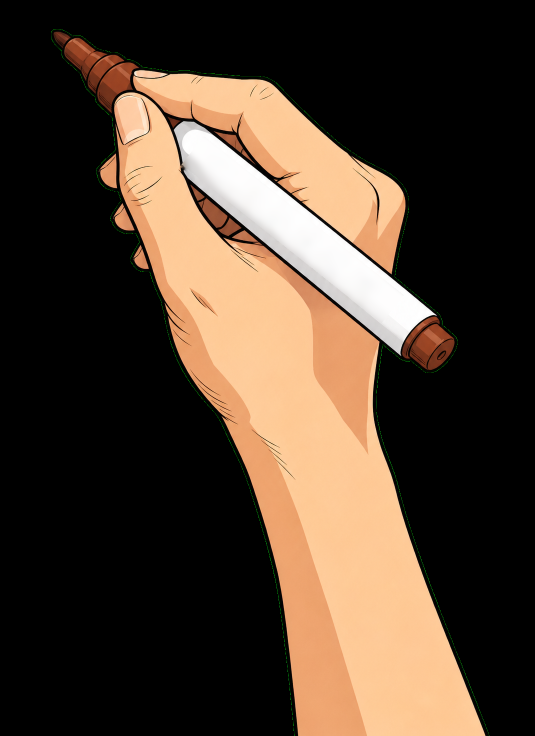
#> input picture engines/whiteboard/assets/drawing-hand.png, 1069 x 1472 px (shown at 1/2 size)
$ python -i stickman_renderer.py   (imports and definitions only)
#> lines starting #> are read from the running program, lines starting #| are printed output that depends on the picture
# -*- coding: utf-8 -*-
"""
STICKMAN RENDERER — CRAZYMEI SOLO CHARACTER ENGINE (TIER A+)
- Data-driven: reads pose / mood / position / camera / card / header from the storyboard
  (allowed values: engine/vocab.py). The hand-written choreography for SCENE_001-006 only
  runs in legacy mode (default for project video-001), so new projects are not polluted by it.
- Balanced 16:9 Solo Composition:
  * Top Header: Centered headline with hand-drawn red wavy underline
  * Center-Left (x~0.28): Solo Hero stickman with full dynamic kinematics
  * Center-Right (x~0.68): Rich contextual visual cards, icons & kinetic typography
  * Grounded Desk Horizon: Flat resting phone, coffee mug with steam, contact shadows
- Expressive Animation & Micro-Motion:
  * Full support for all 42 storyboard scenes & poses
  * Biological blinking, respiration, gaze tracking, talk lip-sync
  * Sweat drops, impact lines, shock lines
- Fixed Glitches:
  * Clamped eye pupils strictly within eye sockets
  * Fully locked/closed padlock icon
  * Flat horizontal perspective phone on desk (never vertical trash bin)
"""

import argparse
import json
import math
import os
import re
import sys
import time
import numpy as np
from PIL import Image, ImageDraw, ImageFont

BASE_DIR = os.path.dirname(os.path.dirname(os.path.abspath(__file__)))
LOCAL_ASSETS = os.path.join(BASE_DIR, "assets")
REF_ASSETS = os.path.join(BASE_DIR, "_ref_director", "skills", "directing-stickman-videos", "assets")

try:
    import imageio
except ImportError:
    imageio = None

try:
    from engine.vocab import POSES, MOODS, EXPRESSION_KEYWORDS
    from engine.icons import draw_icon
except ImportError:  # executed as `python engine/stickman_renderer.py`
    from vocab import POSES, MOODS, EXPRESSION_KEYWORDS
    from icons import draw_icon

# Canvas constants
CANVAS_WIDTH = 1920
CANVAS_HEIGHT = 1080
DEFAULT_FPS = 30
SS_SCALE = 2  # 2x supersampling for clean antialiasing
SW = CANVAS_WIDTH * SS_SCALE
SH = CANVAS_HEIGHT * SS_SCALE

# Colors
COLOR_INK = (30, 28, 26, 255)
COLOR_WHITE = (251, 250, 248, 255)
COLOR_RED = (215, 55, 44, 255)
COLOR_PAPER_BASE = (244, 240, 234, 255)
COLOR_DESK = (234, 230, 222, 255)
COLOR_MUTED = (138, 133, 126, 255)
COLOR_CARD_BG = (255, 255, 255, 248)
COLOR_CARD_BORDER = (210, 205, 198, 255)
COLOR_GLOW_BLUE = (66, 133, 244, 255)
COLOR_GOLD = (244, 180, 0, 255)
COLOR_SHADOW = (195, 190, 182, 255)


def draw_contact_shadow(draw_ctx, cx, cy, rx, ry):
    """Draws soft elliptical contact shadow under props and feet."""
    draw_ctx.ellipse([cx - rx, cy - ry, cx + rx, cy + ry], fill=COLOR_SHADOW)


# [84 lines left out: functions draw_wavy_underline, draw_coffee_mug, draw_sweat_drop, draw_impact_lines, draw_shock_lines, draw_lightbulb, not called in this run]


# --------------------------------------------------------------------------
# Data-driven rig tables & helpers (allowed names live in engine/vocab.py)
# --------------------------------------------------------------------------
# Angles are screen-space degrees: 0 = right, 90 = down, 180 = left, -90 = up.
POSE_RIGS = {
    "idle_neutral":      dict(la=135, lb=95,  ra=28, rb=-35, look=(0.70, 0.25),  mood="neutral", lean=2.0),
    "pointing_target":   dict(la=135, lb=95,  ra=15, rb=8,   look=(0.85, 0.20),  mood="eager",   lean=4.0),
    "thinking":          dict(la=135, lb=95,  ra=8,  rb=-153, look=(0.60, -0.40), mood="neutral", lean=2.0),   # hand on chin
    "celebrate_win":     dict(la=-140, lb=-105, ra=-40, rb=-75, look=(0.50, -0.30), mood="happy",  lean=-3.0),  # arms up in a V
    "idea_lightbulb":    dict(la=135, lb=95,  ra=-25, rb=-95, look=(0.70, -0.35), mood="eager",   lean=2.0),   # finger up
    "stressed_headache": dict(la=180, lb=-71, ra=0,  rb=-109, look=(0.0, 0.40),   mood="sad",     lean=8.0,   sweat=True),  # hands at temples
    "shocked_fall":      dict(la=-160, lb=-130, ra=-20, rb=-50, look=(0.30, 0.0),  mood="deadpan", lean=-15.0, shock=True),  # hands flung up
    "running_hurry":     dict(la=25,  lb=-45, ra=150, rb=105, look=(0.90, 0.10), mood="eager",   lean=16.0,  sweat=True, stride=True),
    # Stickman 2.0 poses
    "kneeling_offer":    dict(la=45,  lb=20,  ra=25, rb=10,  look=(0.80, -0.10), mood="happy",   lean=4.0),
    "singing_mic":       dict(la=-120, lb=-80, ra=-35, rb=-60, look=(0.40, -0.40), mood="happy",  lean=-6.0),
    "balancing":         dict(la=170, lb=175, ra=10, rb=5,   look=(0.60, 0.10),  mood="eager",   lean=2.0),
    "lifting_weight":    dict(la=130, lb=60,  ra=20, rb=-85, look=(0.60, 0.0),   mood="sad",     lean=-2.0,  sweat=True),
    "painting":          dict(la=60,  lb=40,  ra=20, rb=-15, look=(0.80, 0.0),   mood="eager",   lean=4.0),
    "slipping_fall":     dict(la=-150, lb=-120, ra=-25, rb=-55, look=(0.20, 0.10), mood="deadpan", lean=-20.0, shock=True),
    "dancing":           dict(la=150, lb=120, ra=-45, rb=-80, look=(0.50, -0.20), mood="happy",  lean=6.0),
    "sitting":           dict(la=120, lb=85,  ra=40, rb=10,  look=(0.70, 0.15),  mood="neutral", lean=2.0),
    "walking":           dict(la=125, lb=90,  ra=45, rb=25,  look=(0.80, 0.15),  mood="neutral", lean=6.0,   stride=True),
    "presenting":        dict(la=135, lb=95,  ra=20, rb=-15, look=(0.80, 0.0),   mood="happy",   lean=3.0),
}

FRAMING_ZOOM = {"wide": 1.0, "medium": 1.08, "close_up": 1.35}


# [70 lines left out: functions resolve_mood, hex_to_rgba, camera_box, apply_camera, not called in this run]


class StickmanActor:
    """
    Modular Stickman Actor supporting:
    - Forward Kinematics (FK) for spine, legs, and arms
    - Clamped pupils strictly inside eye sockets
    - Biological blinking, breathing, and lip-sync
    - Contact shadows beneath both feet
    """
    # [158 lines left out: functions __init__, draw_limb, draw_glove_hand, render, not called in this run]


class B5CrazyMeiEngine:
    def __init__(self):
        print("[B5 CrazyMei Engine] Initializing CrazyMei Solo Character Rig (Tier A+)...")
        font_black = os.path.join(LOCAL_ASSETS, "fonts", "ArchivoBlack.ttf")
        if not os.path.exists(font_black):
            font_black = os.path.join(REF_ASSETS, "fonts", "ArchivoBlack.ttf")

        font_anton = os.path.join(LOCAL_ASSETS, "fonts", "Anton-0.ttf")
        if not os.path.exists(font_anton):
            font_anton = os.path.join(REF_ASSETS, "b5", "example", "assets", "fonts", "Anton-0.ttf")

        font_sans = os.path.join(LOCAL_ASSETS, "fonts", "NotoSans.ttf")
        if not os.path.exists(font_sans):
            font_sans = os.path.join(REF_ASSETS, "fonts", "NotoSans.ttf")

        head_font_path = font_black if os.path.exists(font_black) else font_anton if os.path.exists(font_anton) else None
        self.head_font_path = head_font_path
        self.sans_font_path = font_sans if os.path.exists(font_sans) else head_font_path
        self._font_cache = {}

        if head_font_path and os.path.exists(head_font_path):
            self.font_hero = ImageFont.truetype(head_font_path, int(64 * SS_SCALE))
            self.font_giant = ImageFont.truetype(head_font_path, int(96 * SS_SCALE))
            self.font_title = ImageFont.truetype(head_font_path, int(46 * SS_SCALE))
            self.font_badge = ImageFont.truetype(head_font_path, int(30 * SS_SCALE))
        else:
            self.font_hero = ImageFont.load_default()
            self.font_giant = ImageFont.load_default()
            self.font_title = ImageFont.load_default()
            self.font_badge = ImageFont.load_default()

        if os.path.exists(font_sans):
            self.font_sub = ImageFont.truetype(font_sans, int(26 * SS_SCALE))
            self.font_small = ImageFont.truetype(font_sans, int(20 * SS_SCALE))
        else:
            self.font_sub = self.font_badge
            self.font_small = self.font_badge

        paper_path = os.path.join(LOCAL_ASSETS, "textures", "paper.png")
        if not os.path.exists(paper_path):
            paper_path = os.path.join(REF_ASSETS, "b5", "example", "assets", "paper.png")

        if os.path.exists(paper_path):
            self.paper_texture = Image.open(paper_path).convert("RGBA").resize((SW, SH), Image.Resampling.LANCZOS)
        else:
            self.paper_texture = None

    # [312 lines left out: functions create_base_canvas, draw_top_header, draw_phone, fit_font, draw_custom_card, draw_scene_info_card, not called in this run]

    def render_scene(self, scene: dict, output_path: str, fps: int = DEFAULT_FPS,
                     legacy: bool = False, only_frames=None, frame_callback=None):
        """
        Renders one scene to an MP4 (or, with `only_frames`, hands individual frames to
        `frame_callback(frame_index, PIL.Image)` without writing a video — used for contact sheets).

        legacy=True  : original look of video-001 (hero at x=0.28, hand-written choreography and
                       cards for SCENE_001-006, headline/subline derived from narration).
        legacy=False : fully storyboard-driven — hero at visual.position.x (mirrored when on the right),
                       header from visual.header, card from visual.card, mood from visual.mood.
        The virtual camera (visual.camera) is applied only in non-legacy mode, so video-001 renders exactly as before.
        """
        if output_path:
            os.makedirs(os.path.dirname(os.path.abspath(output_path)), exist_ok=True)
        duration_sec = scene.get("actual_duration_sec") or scene.get("estimated_duration_sec") or 2.5
        total_frames = max(1, int(round(duration_sec * fps)))
        scene_id = scene.get("scene_id", "SCENE_001")
        choreo = scene_id if legacy else ""  # hand-written SCENE_001-006 choreography: legacy only
        visual = scene.get("visual", {})
        pose_name = visual.get("stickman_pose", "idle_neutral")
        action = visual.get("action", "")
        props = [str(p) for p in (visual.get("props") or [])]

        hero_x_frac = 0.28
        facing = 1
        if not legacy:
            pos = visual.get("position") or {}
            try:
                hero_x_frac = min(0.85, max(0.15, float(pos.get("x", 0.25))))
            except (TypeError, ValueError):
                hero_x_frac = 0.25
            facing = 1 if hero_x_frac <= 0.5 else -1
        hero = StickmanActor("hero", scale=1.35 * SS_SCALE, facing=facing)

        desk_y = int(SH * 0.77)
        hero_hip_x = int(SW * hero_x_frac)
        hero_base_hip_y = desk_y - int(150 * hero.s)
        focus_xy = (hero_hip_x, hero_base_hip_y - int(190 * hero.s))  # head, for close_up framing

        table_phone_x = hero_hip_x + int(190 * hero.s) * facing
        table_phone_y = desk_y - int(17 * SS_SCALE)

        card_cx = int(SW * (0.70 if facing == 1 else 0.30))
        card_cy = int(SH * 0.44)
        accent = hex_to_rgba(visual.get("accent_color_focus"))

        # Header titles
        header_map = {
            "SCENE_001": ("THE REFLEX", "AUTOMATIC CHECK"),
            "SCENE_002": ("THE EXPECTATION", "CHECKING INBOX"),
            "SCENE_003": ("THE SILENCE", "NO NOTIFICATIONS"),
            "SCENE_004": ("THE REALITY", "ABSOLUTELY NOTHING"),
            "SCENE_005": ("THE RESET", "LOCK AND PUT DOWN"),
            "SCENE_006": ("THE RELAPSE", "FIVE SECONDS LATER"),
        }
        header = visual.get("header") or {}
        if header.get("title"):
            headline, subline = str(header["title"]).upper(), (str(header.get("subtitle", "")).upper() or None)
        elif choreo in header_map:
            headline, subline = header_map[choreo]
        elif legacy:
            words = scene.get("narration_text", "").split()
            headline = " ".join(words[:3]).upper() if words else "WHY WE DO IT"
            subline = "DOPAMINE HABIT LOOP"
        else:
            headline, subline = None, None  # no header unless the storyboard asks for one

        writer = None
        if only_frames is None:
            writer = imageio.get_writer(
                output_path,
                fps=fps,
                codec="libx264",
                pixelformat="yuv420p",
                macro_block_size=None,
            )
        frame_indices = [min(max(0, int(i)), total_frames - 1) for i in only_frames] if only_frames is not None \
            else range(total_frames)

        try:
            for f in frame_indices:
                canvas, d_y = self.create_base_canvas(f=f)
                draw = ImageDraw.Draw(canvas)

                # 1. Top Header with red wavy underline
                if headline:
                    self.draw_top_header(draw, headline, subline)

                # 2. Respiration & Blink Cycles
                breath = math.sin(f * 0.16) * (2.8 * SS_SCALE)
                hero_hip_y = hero_base_hip_y + breath

                blink = math.sin(((f % 92 - 84) / 5.0) * math.pi) if 84 <= (f % 92) <= 89 else 0.0
                talk_amp = max(0.0, math.sin(f * 0.45)) if f < total_frames * 0.75 else 0.0

                # 3. Dynamic Choreography & Physical Interaction per Scene
                impact_prog = 0.0
                has_sweat = False
                has_shock = False

                if choreo == "SCENE_001":
                    lift_prog = min(1.0, max(0.0, (f - 14) / 22.0))
                    lift_eased = 1.0 - math.pow(1.0 - lift_prog, 3)

                    lean_deg = 14.0 * (1.0 - lift_eased) + 3.0 * lift_eased
                    head_tilt = 8.0 * (1.0 - lift_eased) + 3.0 * lift_eased
                    look = (0.75 * (1.0 - lift_eased) + 0.65 * lift_eased,
                            0.55 * (1.0 - lift_eased) + 0.30 * lift_eased)

                    tap_phase = math.sin(min(1.0, max(0.0, (f - 32) / 16.0)) * math.pi)
                    la = 135 - tap_phase * 35
                    lb = 95 - tap_phase * 55
                    ra = 50.0 * (1.0 - lift_eased) + 26.0 * lift_eased
                    rb = 10.0 * (1.0 - lift_eased) + (-36.0) * lift_eased

                    hand_l, hand_r, head_h, feet_h = hero.render(
                        draw, hero_hip_x, hero_hip_y, lean_deg=lean_deg, head_tilt=head_tilt,
                        la=la, lb=lb, ra=ra, rb=rb, mood="eager", look=look,
                        blink=blink, mouth_open=talk_amp, desk_y=d_y
                    )

                    flat_ratio = 1.0 - lift_eased
                    px = table_phone_x * (1.0 - lift_eased) + (hand_r[0] + int(24 * SS_SCALE)) * lift_eased
                    py = table_phone_y * (1.0 - lift_eased) + (hand_r[1] - int(34 * SS_SCALE)) * lift_eased
                    phone_state = "unlocked" if f >= 36 else "off"
                    self.draw_phone(draw, px, py, phone_state, hero.s, flat_ratio=flat_ratio, desk_y=d_y)

                elif choreo == "SCENE_002":
                    hand_l, hand_r, head_h, feet_h = hero.render(
                        draw, hero_hip_x, hero_hip_y, lean_deg=7.0, head_tilt=8.0,
                        la=135, lb=90, ra=28, rb=-35, mood="flat", look=(0.75, 0.50),
                        blink=blink, mouth_open=talk_amp, desk_y=d_y
                    )
                    px = hand_r[0] + int(24 * SS_SCALE)
                    py = hand_r[1] - int(34 * SS_SCALE)
                    self.draw_phone(draw, px, py, "empty", hero.s, flat_ratio=0.0, desk_y=d_y)

                elif choreo == "SCENE_003":
                    has_sweat = True
                    has_shock = (18 <= f <= 34)
                    hand_l, hand_r, head_h, feet_h = hero.render(
                        draw, hero_hip_x, hero_hip_y, lean_deg=2.0, head_tilt=-6.0,
                        la=155, lb=130, ra=38, rb=-20, mood="sad", look=(0.60, -0.20),
                        blink=blink, mouth_open=talk_amp, desk_y=d_y,
                        has_sweat=has_sweat, has_shock=has_shock
                    )
                    px = hand_r[0] + int(24 * SS_SCALE)
                    py = hand_r[1] - int(34 * SS_SCALE)
                    self.draw_phone(draw, px, py, "dim", hero.s, flat_ratio=0.0, desk_y=d_y)

                elif choreo == "SCENE_004":
                    has_sweat = (f % 40 < 25)
                    hand_l, hand_r, head_h, feet_h = hero.render(
                        draw, hero_hip_x, hero_hip_y, lean_deg=0.0, head_tilt=0.0,
                        la=102, lb=92, ra=78, rb=88, mood="deadpan", look=(0.0, 0.0),
                        blink=0.0, mouth_open=0.0, slouch=0.85, desk_y=d_y,
                        has_sweat=has_sweat
                    )
                    px = hand_r[0] + int(14 * SS_SCALE)
                    py = hand_r[1] + int(20 * SS_SCALE)
                    self.draw_phone(draw, px, py, "dim", hero.s, flat_ratio=0.0, desk_y=d_y)

                elif choreo == "SCENE_005":
                    put_prog = min(1.0, max(0.0, (f - 14) / 24.0))
                    put_eased = 1.0 - math.pow(1.0 - put_prog, 3)

                    lean_deg = 3.0 * (1.0 - put_eased) + 14.0 * put_eased
                    head_tilt = 3.0 * (1.0 - put_eased) + 8.0 * put_eased
                    look = (0.70, 0.30) if f < 14 else (0.80, 0.60)

                    ra = 26.0 * (1.0 - put_eased) + 50.0 * put_eased
                    rb = (-36.0) * (1.0 - put_eased) + 10.0 * put_eased
                    la, lb = 130, 90

                    hand_l, hand_r, head_h, feet_h = hero.render(
                        draw, hero_hip_x, hero_hip_y, lean_deg=lean_deg, head_tilt=head_tilt,
                        la=la, lb=lb, ra=ra, rb=rb, mood="neutral", look=look,
                        blink=blink, mouth_open=talk_amp, desk_y=d_y
                    )

                    flat_ratio = put_eased
                    px = (hand_r[0] + int(24 * SS_SCALE)) * (1.0 - put_eased) + table_phone_x * put_eased
                    py = (hand_r[1] - int(34 * SS_SCALE)) * (1.0 - put_eased) + table_phone_y * put_eased
                    self.draw_phone(draw, px, py, "locked", hero.s, flat_ratio=flat_ratio, desk_y=d_y)

                    if 34 <= f <= 46:
                        impact_prog = 1.0 - (f - 34) / 12.0
                        draw_impact_lines(draw, table_phone_x, table_phone_y - int(10 * SS_SCALE), SS_SCALE, impact_prog)

                elif choreo == "SCENE_006":
                    reach_prog = min(1.0, max(0.0, (f - 24) / 36.0))
                    reach_eased = reach_prog * reach_prog

                    lean_deg = 2.0 * (1.0 - reach_eased) + 13.0 * reach_eased
                    head_tilt = (-5.0) * (1.0 - reach_eased) + 7.0 * reach_eased
                    look = (0.65, -0.35) if f < 24 else (0.80, 0.55)

                    ra = 70.0 * (1.0 - reach_eased) + 48.0 * reach_eased
                    rb = 85.0 * (1.0 - reach_eased) + 8.0 * reach_eased
                    la, lb = 135, 95

                    hero.render(
                        draw, hero_hip_x, hero_hip_y, lean_deg=lean_deg, head_tilt=head_tilt,
                        la=la, lb=lb, ra=ra, rb=rb, mood="eager" if reach_eased > 0.5 else "neutral", look=look,
                        blink=blink, mouth_open=talk_amp, desk_y=d_y
                    )
                    self.draw_phone(draw, table_phone_x, table_phone_y, "locked", hero.s, flat_ratio=1.0, desk_y=d_y)

                else:
                    # Generic rig dispatcher: any scene not covered by the legacy choreography
                    rig = POSE_RIGS.get(pose_name, POSE_RIGS["idle_neutral"])
                    la, lb, ra, rb = rig["la"], rig["lb"], rig["ra"], rig["rb"]
                    look = rig["look"]
                    lean_deg = rig["lean"]
                    mood = resolve_mood(visual, rig["mood"], pose_name, legacy)
                    has_sweat = bool(rig.get("sweat"))
                    has_shock = bool(rig.get("shock"))
                    stride = math.sin(f * 0.55) if rig.get("stride") else 0.0

                    hand_l, hand_r, head_h, feet_h = hero.render(
                        draw, hero_hip_x, hero_hip_y, lean_deg=lean_deg, head_tilt=math.sin(f * 0.1) * 2.0,
                        la=la, lb=lb, ra=ra, rb=rb, mood=mood, look=look,
                        blink=blink, mouth_open=talk_amp, desk_y=d_y,
                        has_sweat=has_sweat, has_shock=has_shock, stride=stride
                    )
                    # Phone on the desk: always in legacy mode, otherwise only when a prop asks for it
                    if legacy or any("phone" in p for p in props):
                        self.draw_phone(draw, table_phone_x, table_phone_y, "locked", hero.s, flat_ratio=1.0, desk_y=d_y)

                # 4. Info card: storyboard `visual.card` wins; legacy mode falls back to the old cards
                if visual.get("card"):
                    self.draw_custom_card(canvas, visual["card"], card_cx, card_cy, f, fps, accent=accent)
                elif legacy:
                    self.draw_scene_info_card(draw, scene, f, total_frames)

                # 5. Virtual camera + antialiasing downscale (2x supersampled -> 1080p)
                frame_1080p = apply_camera(canvas, None if legacy else visual.get("camera"), f, total_frames, focus_xy,
                                     card_cx if (visual.get("card") or legacy) else None).convert("RGB")
                if frame_callback is not None:
                    frame_callback(f, frame_1080p)
                if writer is not None:
                    writer.append_data(np.array(frame_1080p))

        finally:
            if writer is not None:
                writer.close()


def scene_duration(scene: dict) -> float:
    return scene.get("actual_duration_sec") or scene.get("estimated_duration_sec") or 2.5


# [86 lines left out: functions resolve_legacy, select_scenes, render_storyboard, render_contact_sheet, not called in this run]


# [22 lines not run here, left out]

>>> import cv2
>>> picture = cv2.imread('../engines/whiteboard/assets/drawing-hand.png', cv2.IMREAD_GRAYSCALE)
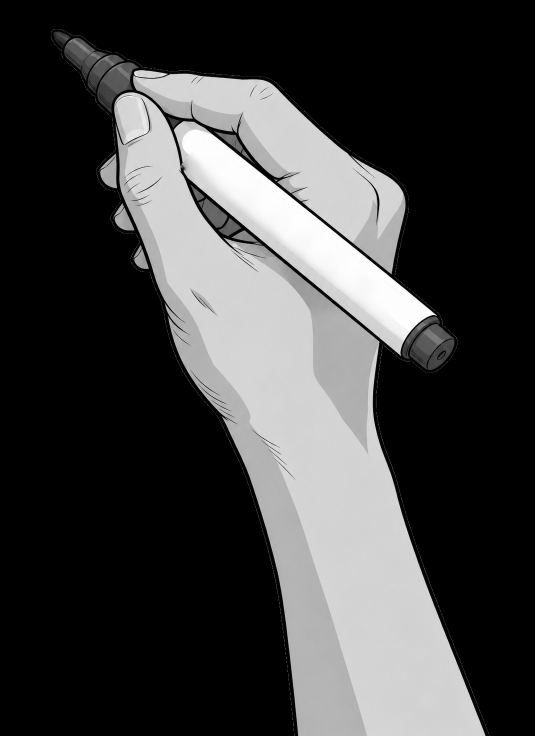
#> picture: shape (1472, 1069) (shown at 1/2 size); min 0, max 255, mean 65.1
>>> result = B5CrazyMeiEngine().render_scene(picture, 'out.png')
#> (the run stopped early here; a loop or call above may not have finished)
